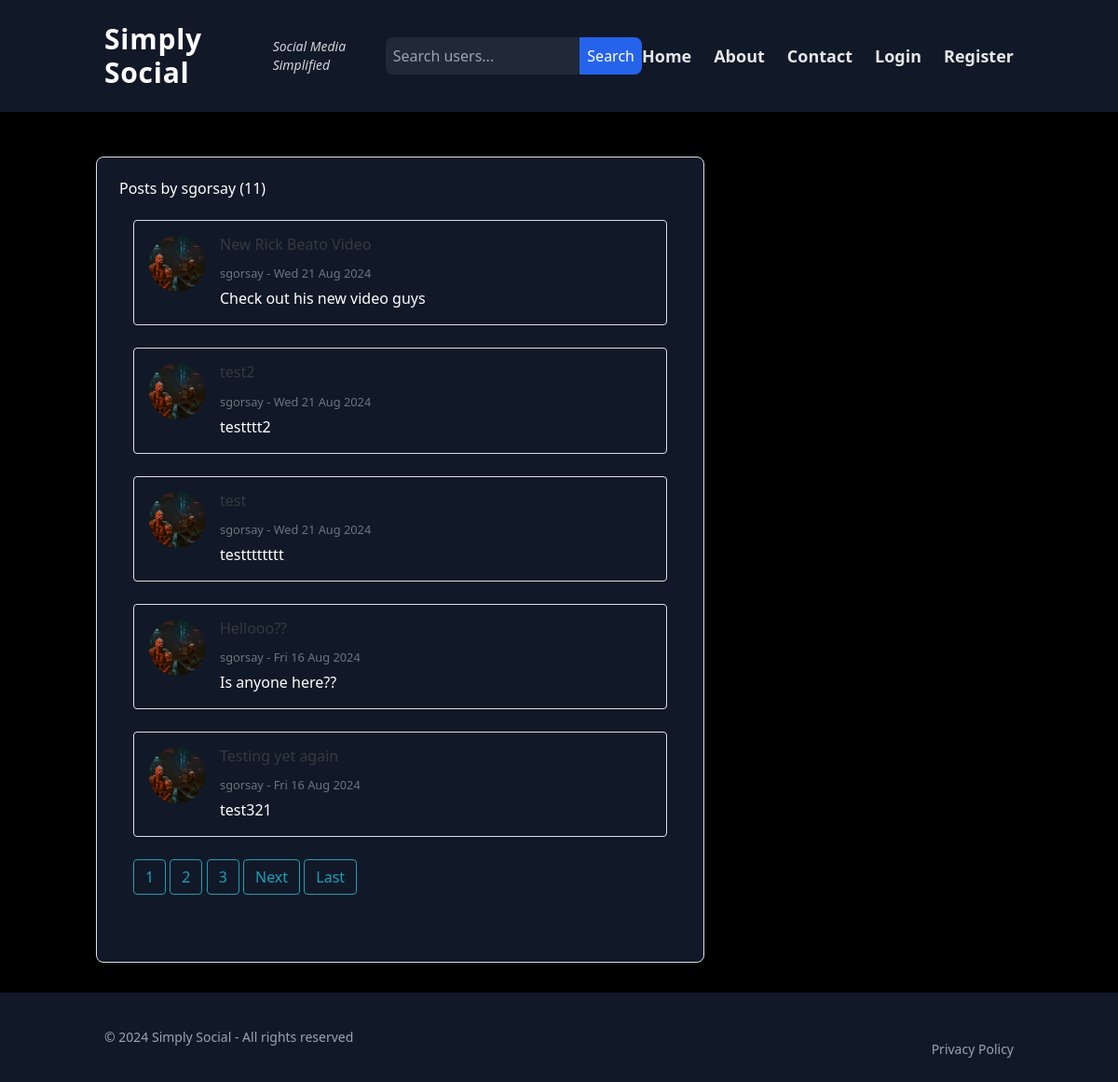
Page /blog/user/sgorsay on the committed database.
### blog/models.py (models this page shows, shortened)
class Post(models.Model):
    title = models.CharField(max_length=100)
    content = models.TextField()
    date_posted = models.DateTimeField(default = timezone.now)
    author = models.ForeignKey(User, on_delete=models.CASCADE)
    likes = models.ManyToManyField(User, related_name='liked_posts', blank=True)
    image = models.ImageField(upload_to='post_images/', null=True, blank=True, validators=[FileExtensionValidator(['jpg', 'png', 'gif'])])
    video = models.FileField(upload_to='post_videos/', null=True, blank=True, validators=[FileExtensionValidator(['mp4'])])
    youtube_url = models.URLField(null=True, blank=True)
    spotify_url = models.URLField(null=True, blank=True)

### users/models.py (models this page shows, shortened)
class Profile(models.Model):
    user = models.OneToOneField(User, on_delete=models.CASCADE)
    image = models.ImageField(default='default.jpg', upload_to='profile_pics')
    bio = models.TextField(default="Hi! I am using Simply Social")
    encryption_key = models.CharField(max_length=100, blank=True, null=True)

### blog/views.py (the view)
# urls.py: path('user/<str:username>', UserPostListView.as_view(), name='user-posts'),
class UserPostListView(ListView):
    model = Post
    template_name = 'blog/user_posts.html' # <app>/<model>_<viewtype>.html
    context_object_name = 'posts'
    paginate_by = 5
    def get_queryset(self):
        user = get_object_or_404(User, username=self.kwargs.get('username'))
        return Post.objects.filter(author=user).order_by('-date_posted')

### blog/views.py (called while the page is built)
def base_context(request):
    context = {}
    if request.user.is_authenticated:
        context['has_unread_messages'] = Message.objects.filter(receiver=request.user, read=False).exists()
    return context

### blog/templates/blog/user_posts.html (shortened to what this page needs)
{% extends "blog/base.html" %}
{% block content %}
    <h1 class="mb-3">Posts by {{ view.kwargs.username }} ({{ page_obj.paginator.count }})</h1>
    <div class="container my-4">
        <div class="row">
            {% for post in posts %}
                <div class="col-12 mb-4">
                    <div class="d-flex align-items-right p-3 border rounded bg- shadow-sm">
                        <div class="me-4">
                            <img src="{{ post.author.profile.image.url }}"
                                 class="img-fluid rounded-circle"
                                 style="width: 60px; height: 60px; object-fit: cover;"
                                 alt="Profile picture of {{ post.author }}">
                        </div>
                        <div class="flex-grow-1">
                            <h4 class="mb-2">
                                <a class="text-dark" href="{% url 'post-detail' post.id  %}" style="text-decoration:none">{{ post.title }}</a>
                            </h4>
                            <p class="text-muted mb-1">
                                <small><a href="{% url 'user-posts' post.author.username %}">{{ post.author }}</a> - {{ post.date_posted|date:"D d M Y" }}</small>
                            </p>
                            <p class="mb-0">{{ post.content }}</p>
                        </div>
                    </div>
                </div>
            {% endfor %}
        </div>
        {% if is_paginated %}
            {% for num in page_obj.paginator.page_range %}
                {% if page_obj.number == num %}
                    <a class="btn btn-outline-info mb-4" href="?page={{ num }}">{{ num }}</a>
                {% elif num > page_obj.number|add:"-3" and num < page_obj.number|add:"3" %}
                    <a class="btn btn-outline-info mb-4" href="?page={{ num }}">{{ num }}</a>
                {% endif %}
            {% endfor %}
            {% if page_obj.has_next %}
                <a class="btn btn-outline-info mb-4" href="?page={{ page_obj.next_page_number }}">Next</a>
                <a class="btn btn-outline-info mb-4" href="?page={{ page_obj.paginator.num_pages }}">Last</a>
            {% endif %}
        {% endif %}
    </div>
{% endblock content %}

### static/css/styles.css (style rules this page uses)
html, :host { line-height: 1.5; -webkit-text-size-adjust: 100%; -moz-tab-size: 4; -o-tab-size: 4; tab-size: 4; font-family: ui-sans-serif, system-ui, sans-serif, "Apple Color Emoji", "Segoe UI Emoji", "Segoe UI Symbol", "Noto Color Emoji"; font-feature-settings: normal; font-variation-settings: normal; -webkit-tap-highlight-color: transparent; }
body { margin: 0; line-height: inherit; }
h1, h2, h3, h4, h5, h6 { font-size: inherit; font-weight: inherit; }
a { color: inherit; text-decoration: inherit; }
small { font-size: 80%; }
blockquote, dl, dd, h1, h2, h3, h4, h5, h6, hr, figure, p, pre { margin: 0; }
img, svg, video, canvas, audio, iframe, embed, object { display: block; vertical-align: middle; }
img, video { max-width: 100%; height: auto; }
.container { width: 100%; }
@media (min-width: 640px) { .container { max-width: 640px; } }
@media (min-width: 768px) { .container { max-width: 768px; } }
@media (min-width: 1024px) { .container { max-width: 1024px; } }
.my-4 { margin-top: 1rem; margin-bottom: 1rem; }
.mb-0 { margin-bottom: 0px; }
.mb-1 { margin-bottom: 0.25rem; }
.mb-2 { margin-bottom: 0.5rem; }
.mb-3 { margin-bottom: 0.75rem; }
.mb-4 { margin-bottom: 1rem; }
.me-4 { margin-inline-end: 1rem; }
.flex { display: flex; }
.min-h-screen { min-height: 100vh; }
.flex-col { flex-direction: column; }
.space-y-6 > :not([hidden]) ~ :not([hidden]) { --tw-space-y-reverse: 0; margin-top: calc(1.5rem * calc(1 - var(--tw-space-y-reverse))); margin-bottom: calc(1.5rem * var(--tw-space-y-reverse)); }
.rounded { border-radius: 0.25rem; }
.border { border-width: 1px; }
.p-3 { padding: 0.75rem; }
.shadow-sm { --tw-shadow: 0 1px 2px 0 rgb(0 0 0 / 0.05); --tw-shadow-colored: 0 1px 2px 0 var(--tw-shadow-color); box-shadow: var(--tw-ring-offset-shadow, 0 0 #0000), var(--tw-ring-shadow, 0 0 #0000), var(--tw-shadow); }

### static/css/main.css (style rules this page uses)
html, :host { line-height: 1.5; -webkit-text-size-adjust: 100%; -moz-tab-size: 4; -o-tab-size: 4; tab-size: 4; font-family: ui-sans-serif, system-ui, sans-serif, "Apple Color Emoji", "Segoe UI Emoji", "Segoe UI Symbol", "Noto Color Emoji"; font-feature-settings: normal; font-variation-settings: normal; -webkit-tap-highlight-color: transparent; }
body { margin: 0; line-height: inherit; }
h1, h2, h3, h4, h5, h6 { font-size: inherit; font-weight: inherit; }
a { color: inherit; text-decoration: inherit; }
small { font-size: 80%; }
blockquote, dl, dd, h1, h2, h3, h4, h5, h6, hr, figure, p, pre { margin: 0; }
img, svg, video, canvas, audio, iframe, embed, object { display: block; vertical-align: middle; }
img, video { max-width: 100%; height: auto; }
.container { width: 100%; }
@media (min-width: 640px) { .container { max-width: 640px; } }
@media (min-width: 768px) { .container { max-width: 768px; } }
@media (min-width: 1024px) { .container { max-width: 1024px; } }
.my-4 { margin-top: 1rem; margin-bottom: 1rem; }
.mb-0 { margin-bottom: 0px; }
.mb-1 { margin-bottom: 0.25rem; }
.mb-2 { margin-bottom: 0.5rem; }
.mb-3 { margin-bottom: 0.75rem; }
.mb-4 { margin-bottom: 1rem; }
.me-4 { margin-inline-end: 1rem; }
.flex { display: flex; }
.rounded { border-radius: 0.25rem; }
.border { border-width: 1px; }
.p-3 { padding: 0.75rem; }
.shadow-sm { --tw-shadow: 0 1px 2px 0 rgb(0 0 0 / 0.05); --tw-shadow-colored: 0 1px 2px 0 var(--tw-shadow-color); box-shadow: var(--tw-ring-offset-shadow, 0 0 #0000), var(--tw-ring-shadow, 0 0 #0000), var(--tw-shadow); }
body { background-color: black; }

### rows in the picture
Post: author.profile.image (picture), title "New Rick Beato Video", author "sgorsay", date_posted "Wed 21 Aug 2024", content "Check out his new video guys"
Post: author.profile.image (picture), title "test2", author "sgorsay", date_posted "Wed 21 Aug 2024", content "testttt2"
Post: author.profile.image (picture), title "test", author "sgorsay", date_posted "Wed 21 Aug 2024", content "testttttttt"
Post: author.profile.image (picture), title "Hellooo??", author "sgorsay", date_posted "Fri 16 Aug 2024", content "Is anyone here??"
Post: author.profile.image (picture), title "Testing yet again", author "sgorsay", date_posted "Fri 16 Aug 2024", content "test321"

### other values in the picture
{{ view.kwargs.username }} "sgorsay"
{{ page_obj.paginator.count }} "11"
{{ num }} "1"
{{ num }} "2" "3"
